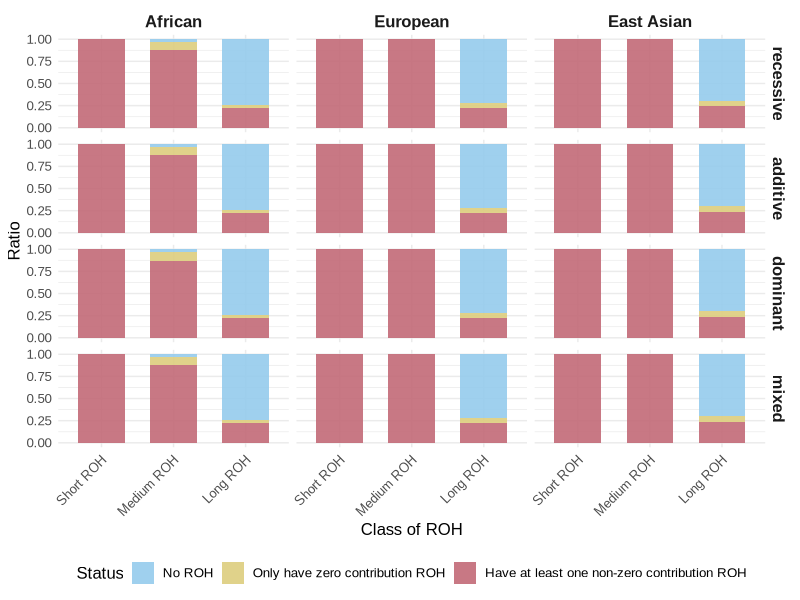
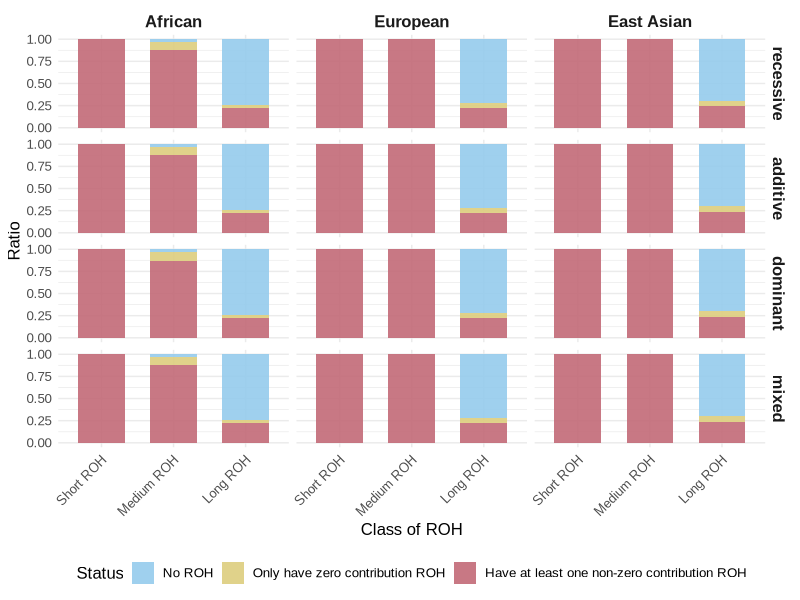

Here is the R script that generated these plots, in order:
# author: Mingzuyu Pan(mzp5919@psu.edu)

# Load libraries for following plotting and analysis
library(tidyverse)
library(ggplot2) 
library(dplyr)
options(scipen = 999)

# Read raw data
df_raw = read_csv("calculate_0_proportion_neutral.csv")

# Double check the existence of nan value before moving forward
print(all(df_raw$A_nan == 0))
print(all(df_raw$B_nan == 0))
print(all(df_raw$C_nan == 0))
print(all(df_raw$NONE_nan == 0))

# Delete the columns ending with nan
df_ready = df_raw %>%
  select(-ends_with("_nan"))

# Change the format of dataframe
df_analysis = df_ready %>%
pivot_longer(
  cols = A_0:NONE_2,
  names_to = c("ROH_Type", "Status"),
  names_sep = "_",
  values_to = "Count" 
) 

# Calculate the proportion instead of just counting numbers
df_analysis$Ratio = df_analysis$Count/500
df_analysis = df_analysis %>% select(-"Count")

# Calculate the mean value and standard error of each group
df_summary = df_analysis %>% group_by(hXX,pop,ROH_Type,Status) %>%
                        summarise(mean_Ratio = mean(Ratio),
                                  sd_Ratio = sd(Ratio),
                                  .groups = 'drop')
df_summary$se_Ratio = df_summary$sd_Ratio/sqrt(500)

df_summary_keep = df_summary
df_summary = df_summary[df_summary$ROH_Type != "NONE", ]

df_summary = df_summary %>%
  mutate(
    hXX = case_when(
      hXX == "h00" ~ "recessive",
      hXX == "h05" ~ "additive",
      hXX == "h10" ~ "dominant",
      hXX == "h15" ~ "mixed",
      TRUE ~ hXX 
    ),
    ROH_Type = case_when(
      ROH_Type == "A" ~ "Short ROH",
      ROH_Type == "B" ~ "Medium ROH",
      ROH_Type == "C" ~ "Long ROH",
      #ROH_Type == "NONE" ~ "Non-ROH",
      TRUE ~ ROH_Type
    ),
    Status = case_when(
      Status == "0" ~ "No ROH",
      Status == "2" ~ "Have at least one non-zero contribution ROH",
      Status == "1" ~ "Only have zero contribution ROH",
      TRUE ~ Status
    ),
    pop = case_when(
      pop == "p1" ~ "African",
      pop == "p2" ~ "European",
      pop == "p3" ~ "East Asian",
      TRUE ~ pop
    ))

df_summary <- df_summary %>%
  mutate(
    ROH_Type = factor(ROH_Type, levels = c("Short ROH", "Medium ROH", "Long ROH", "Non-ROH")),
    pop = factor(pop, levels = c("African", "European", "East Asian")),
    hXX = factor(hXX, levels = c("recessive", "additive", "dominant","mixed")),
    Status = factor(Status, levels = c("No ROH", 
                                       "Only have zero contribution ROH", 
                                       "Have at least one non-zero contribution ROH"))
  )


df_plot = ggplot(df_summary, aes(x = ROH_Type, y = mean_Ratio, fill = Status)) +
  geom_col(position = "stack", alpha = 0.9, width = 0.65) +
  scale_fill_manual(values = c(
    "No ROH" = rgb(148, 203, 236, maxColorValue = 255),
    "Only have zero contribution ROH" = rgb(220, 205, 125, maxColorValue = 255),
    "Have at least one non-zero contribution ROH" = rgb(194, 106, 119, maxColorValue = 255)
  ))+
  facet_grid(hXX ~ pop) +
  labs(
    x = "Class of ROH",
    y = "Ratio",
    fill = "Status"
  ) +
  theme_minimal() +
  theme(
    text = element_text(family = "Arial", size = 12),
    axis.text.x = element_text(angle = 45, hjust = 1),
    strip.text = element_text(face = "bold", size = 12),
    legend.position = "bottom",  # Position the legend at the bottom
    legend.direction = "horizontal"
  )
df_plot
ggsave(
  filename = "zero_ind_proportion_neutral.pdf",
  plot     = df_plot,
  device   = cairo_pdf, 
  width    = 8,
  height   = 8,
  units    = "in"
)
